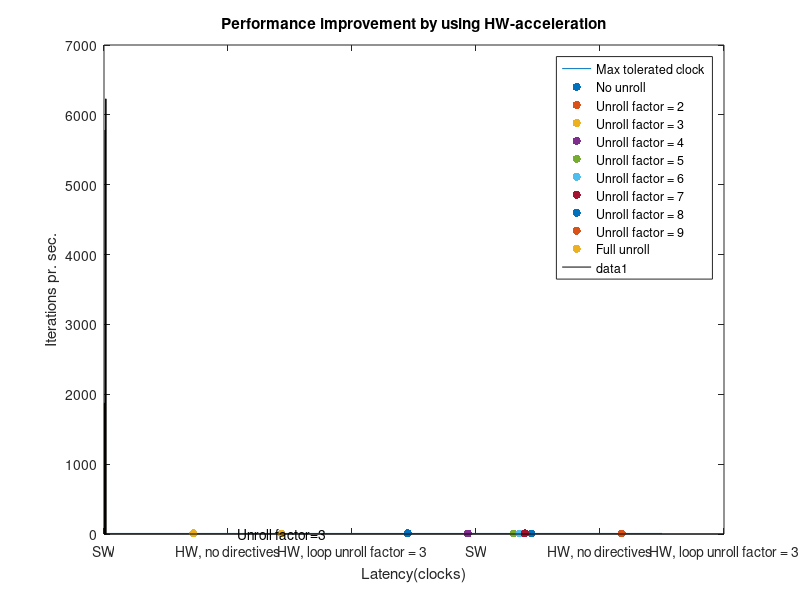
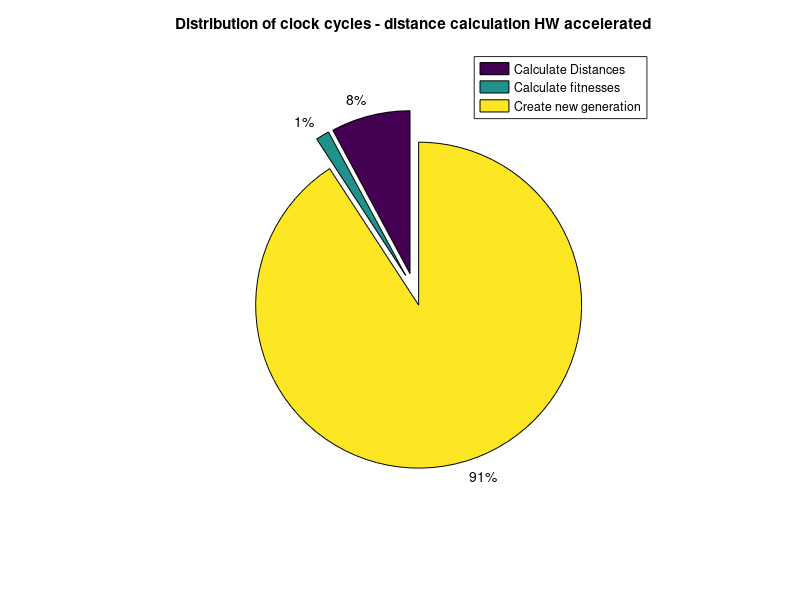
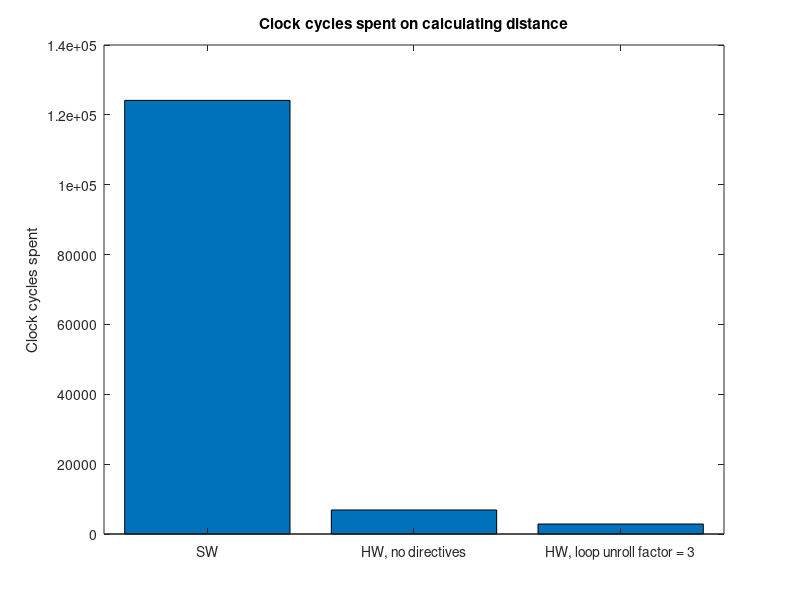

Source code (MATLAB) for these figures, in order:
% Scripts for ERTS project
%% Plot of possible solutions as function of points
clc; clear; close all;

number_of_points = [1:10];
number_of_solutions = factorial(number_of_points);
NoS_string = num2cell(number_of_solutions)

figure(1)
semilogy(number_of_points, number_of_solutions, '-o');
xlabel('Number of points');
ylabel('Number of possible solutions');
xlim([0.8 12.2])
% TODO: Add markers for data.

disp(['Number of points','    Number of possible solutions'])
disp([number_of_points',number_of_solutions'])

text(number_of_points+0.1,number_of_solutions, NoS_string)

%% Plot showing timing
ONE_SECOND = 325000000;

% Data without any hardware acceleration.
% One row is [t_distances,t_fitness, t_generation]
timing = [
    127018, 462, 32915;
    125672, 526, 37054;
    124168, 516, 37503;
    121868, 460, 28824;
    121992, 481, 29012;
]

t_distances = mean(timing(:,1));
t_fitness = mean(timing(:,2));
t_generation = mean(timing(:,3));

t_total = [151586,
159829,
159089,
150180,
162116,
147403,
150672,
158340,
145568,
152063,
156420,
144653,
154073,
150978,
154852,
149611,
153359,
153204,
148796,
151354,
151138,
156431,
149662,
151709,
147444];
t_total = mean(t_total);

t_misc = t_total - (t_distances + t_fitness + t_generation);


figure(1);
X = [t_distances, t_fitness, t_generation]
labels = {'Calculate Distances','Calculate fitnesses','Create new generation'};
ylabel('Cycles')
pie(X,X)
legend(labels);
title('Distribution of clock cycles - full SW implementation')

figure(2);
bar([t_distances,t_fitness,t_generation]);
name = {'Calculate Distances'; 'Calculate fitnesses'; 'Create new generation'};
ylabel('Clock cycles spent');
set(gca,'xticklabel',name)
title('Clock cycles spent on different tasks - full SW implementation')

disp('Average time spent on calculating distances:'); disp(t_distances);
disp('Average time spent on calculating fitness:'); disp(t_fitness);
disp('Average time spent on creating a new generation:'); disp(t_generation);
disp('Adds up to:'); disp(t_distances + t_fitness + t_generation);


population_size = 10;

t_distances_SW = t_distances;
t_distances_HW_no_directives = 688 * population_size;
t_distances_HW_loop_unroll_factor_3 = 286 * population_size;

figure(3);
bar([t_distances_SW,t_distances_HW_no_directives,t_distances_HW_loop_unroll_factor_3]);
name = {'SW'; 'HW, no directives'; 'HW, loop unroll factor = 3'};
ylabel('Clock cycles spent');
set(gca,'xticklabel',name)
title('Clock cycles spent on calculating distance')
%% Calculate expected result of tests in testbench

x1 = 1:10;
y1 = 10:-1:1;
x2 = 1:2:19;
y2 = 19:-2:1;

dist1 = 0;
dist2 = 0;

for i = 2:10
    dist1 = dist1 + sqrt( (x1(i)-x1(i-1))^2 + (y1(i)-y1(i-1))^2);
    dist2 = dist2 + sqrt( (x2(i)-x2(i-1))^2 + (y2(i)-y2(i-1))^2);
end
dist1
dist2

%% Plot design space (unroll factor, latency and estimated clk)
clear; clc; close all;

latencies = [
    689,
    835,
    286,
    587,
    661,
    670,
    679,
    490,
    144,
    144
    ];

estimated_clk = [
    6.91,
    6.91,
    6.91,
    6.91,
    7.05,
    7.16,
    8.20,
    8.31,
    8.35,
    8.35,
    ];



figure(1);
plot([0,900],[8,8]);
hold on;
for i = 1:size(latencies,1)
    scatter(latencies(i),estimated_clk(i),'filled');
end
xlabel('Latency(clocks)');
ylabel('Estimated clock')
legend('Max tolerated clock','No unroll', 'Unroll factor = 2','Unroll factor = 3', 'Unroll factor = 4', 'Unroll factor = 5', 'Unroll factor = 6', 'Unroll factor = 7', 'Unroll factor = 8', 'Unroll factor = 9', 'Full unroll');
text(latencies(3)-70,estimated_clk(3)+0.05,'Unroll factor=3')

%% Performance improvement with HW-acceleration
clc; close all; clear
t_SW_total = 1.5769e+05*1.1;

t_SW_calc_dist = 1.2414e+05
t_SW_calc_fitness = 489;
t_SW_generation = 3.3062e+04;
t_SW_misc = t_SW_total - (t_SW_calc_dist+t_SW_calc_fitness+t_SW_generation);

t_SW_minus_dist = t_SW_total - t_SW_calc_dist;

population_size = 10;
t_HW_no_directives_dist = 688*population_size;
t_HW_loop_unroll_3_dist = 286*population_size;

t_HW_no_directives_total = t_HW_no_directives_dist + t_SW_minus_dist;
t_HW_no_loop_unroll_3_total = t_HW_loop_unroll_3_dist + t_SW_minus_dist;


% Calculate number of iterations per second.
ONE_SECOND = 325000000;

iterations_pr_sec_SW = ONE_SECOND/t_SW_total
iterations_pr_sec_HW_no_directives = ONE_SECOND/t_HW_no_directives_total
iterations_pr_sec_HW_loop_unroll_3 = ONE_SECOND/t_HW_no_loop_unroll_3_total

figure(1);
bar([iterations_pr_sec_SW,iterations_pr_sec_HW_no_directives,iterations_pr_sec_HW_loop_unroll_3]);
name = {'SW'; 'HW, no directives'; 'HW, loop unroll factor = 3'};
ylabel('Iterations pr. sec.');
set(gca,'xticklabel',name)
title('Performance improvement by using HW-acceleration')


% Plot pie chart showing distribution of clock cycles on different tasks
% after HW acceleration
figure(2);
X = [t_HW_loop_unroll_3_dist, t_SW_calc_fitness, t_SW_generation]
labels = {'Calculate Distances','Calculate fitnesses','Create new generation'};
ylabel('Cycles')
pie(X,X)
legend(labels);
title('Distribution of clock cycles - distance calculation HW accelerated')
